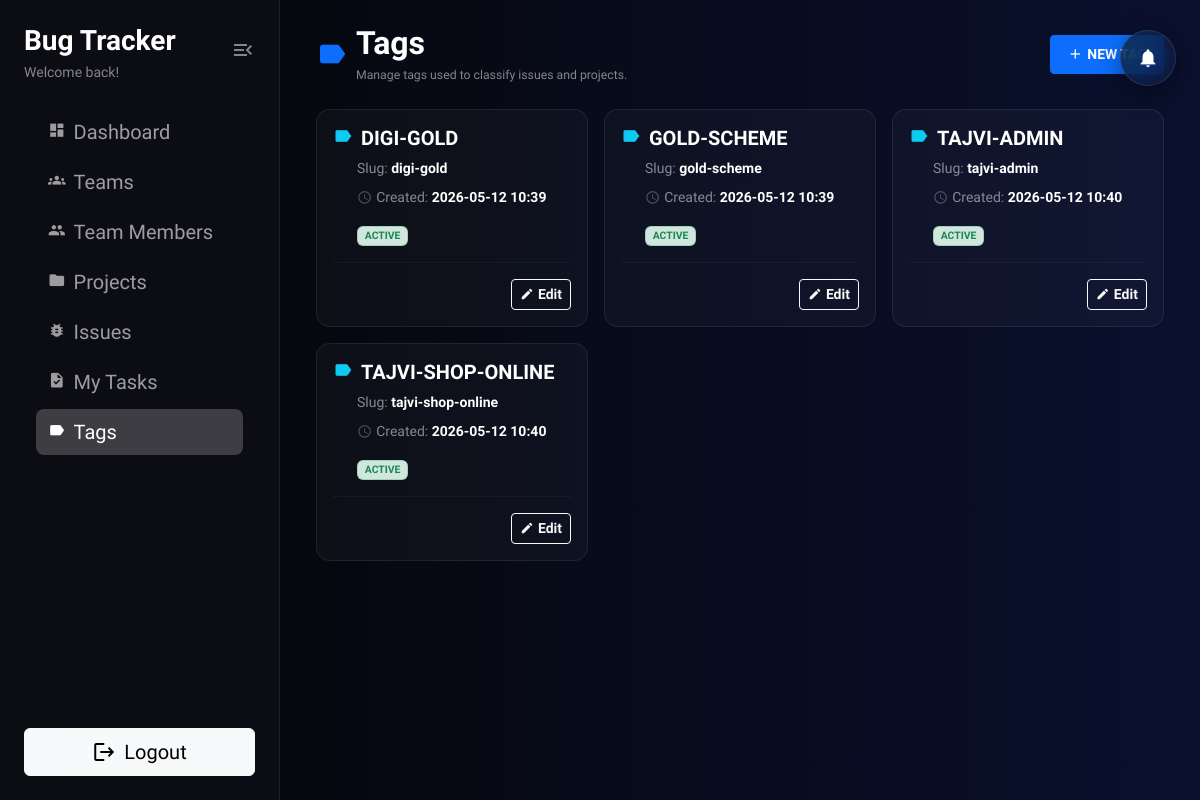
The app's page /tags/ (signed in) with its own data.
### issues/models.py (models this page shows, shortened)
class Tag(models.Model):
    name = models.CharField(max_length=100, unique=True)
    slug = models.SlugField(max_length=120, unique=True, blank=True)
    is_active = models.BooleanField(default=True)
    created_at = models.DateTimeField(auto_now_add=True)
    class Meta:
        ordering = ["name"]

### issues/views.py (the view)
# urls.py: path('tags/', TagListView.as_view(), name='tag_list'),
class TagListView(LoginRequiredMixin, View):
    def get(self, request):
        tags = Tag.objects.all()
        return render(request, "tags/tag_list.html", {"tags": tags})

### users/models.py (called while the page is built)
    def has_management_role(self):
        return self.role in getattr(settings, 'MANAGEMENT_ROLES', [])

### templates/tags/tag_list.html (shortened to what this page needs)
{% extends "users/index.html" %}
{% block nav_tags_active %}active{% endblock %}
{% block dashboard_content %}
{% block page_header %}
<div class="row mb-4 align-items-center">
    <div class="col d-flex align-items-center">
        <span class="material-icons text-primary fs-2 me-2">label</span>
        <div>
            <h2 class="text-white fw-bold mb-1">Tags</h2>
            <p class="text-white-50 small mb-0">Manage tags used to classify issues and projects.</p>
        </div>
    </div>
    <div class="col-auto d-flex align-items-center">
        <a href="{% url 'issues:tag_create' %}"
            class="btn btn-sm btn-primary py-2 px-3 fw-bold tracking-tighter d-flex align-items-center">
            <span class="material-icons me-1 fs-6">add</span>
            NEW TAG
        </a>
    </div>
</div>
{% endblock %}
{% block content %}
<div class="row g-3">
    {% for tag in tags %}
        <div class="col-12 col-md-6 col-lg-4 d-flex align-items-stretch">
            <div class="tag-card p-3 w-100 text-white">
                <div class="mb-3">
                    <div class="d-flex align-items-start gap-2 mb-2">
                        <span class="material-icons text-info" style="font-size: 1.25rem;">label</span>
                        <div class="flex-grow-1">
                            <h5 class="fw-bold text-white mb-0">
                                {{ tag.name }}
                            </h5>
                        </div>
                    </div>
                    <div class="d-flex flex-column gap-1 smaller text-white-50 mb-3 ps-4">
                        {% if tag.slug %}
                            <div>Slug: <strong class="text-white">{{ tag.slug }}</strong></div>
                        {% endif %}
                        <div class="d-flex align-items-center gap-1 mt-1">
                            <span class="material-icons opacity-50" style="font-size: 0.95rem;">schedule</span>
                            <span>Created: <strong class="text-white">{{ tag.created_at|date:"Y-m-d H:i" }}</strong></span>
                        </div>
                    </div>
                    <div class="ps-4">
                        {% if tag.is_active %}
                            <span class="badge bg-success-subtle text-success border border-success border-opacity-25" style="font-size: 0.65rem;">ACTIVE</span>
                        {% else %}
                            <span class="badge bg-secondary-subtle text-white-50 border border-secondary border-opacity-25" style="font-size: 0.65rem;">INACTIVE</span>
                        {% endif %}
                    </div>
                </div>
                <div class="d-flex justify-content-end gap-2 pt-3 border-top border-secondary border-opacity-10">
                    <a href="{% url 'issues:tag_edit' tag.pk %}"
                       class="btn btn-sm btn-outline-light py-1 px-2 smaller fw-bold d-inline-flex align-items-center gap-1">
                        <span class="material-icons" style="font-size:14px;">edit</span>
                        Edit
                    </a>
                </div>
            </div>
        </div>
    {% endfor %}
</div>
{% endblock %}
{% endblock %}

### templates/users/index.html (shortened to what this page needs)
{% load static %}
<!DOCTYPE html>
<html lang="en">
<head>
    <link href="https://cdn.jsdelivr.net/npm/bootstrap@5.3.0/dist/css/bootstrap.min.css" rel="stylesheet">
</head>
<body>
    <div class="floating-notif-center-wrapper">
        <div class="layout-bell-wrapper">
            <div class="floating-bell-pill-btn" id="layoutUniqueBellTriggerBtn" title="Toggle Notifications Panel">
                <span class="material-icons" style="font-size: 22px;">notifications</span>
            </div>
        </div>
    </div>
    <div class="d-flex flex-column flex-md-row">
        <div class="sidebar p-4 vh-100 position-fixed d-flex flex-column" id="mainSidebar">
            <div class="mb-4 d-flex align-items-center justify-content-between">
                <div>
                    <h3 class="text-white fw-bold mb-1">Bug Tracker</h3>
                    <p class="text-white-50 mb-0">Welcome back!</p>
                </div>
                <button class="toggle-sidebar-btn d-none d-md-block" id="desktopSidebarToggle" title="Collapse Menu">
                    <span class="material-icons text-white-50">menu_open</span>
                </button>
            </div>
            <nav class="nav flex-column flex-grow-1" id="sidebarNavigationContent">
                <a class="nav-link fs-5 py-2 {% block nav_dashboard_active %}{% endblock %}" href="{% url 'users:dashboard' %}">
                    <span class="material-icons me-2">dashboard</span>Dashboard
                </a>
                <a class="nav-link fs-5 py-2 {% block nav_teams_active %}{% endblock %}" href="{% url 'users:team_list' %}">
                    <span class="material-icons me-2">groups</span>Teams
                </a>
                <a class="nav-link fs-5 py-2 {% block nav_teammembers_active %}{% endblock %}" href="{% url 'users:teammember_list' %}">
                    <span class="material-icons me-2">group</span>Team Members
                </a>
                <a class="nav-link fs-5 py-2 {% block nav_projects_active %}{% endblock %}" href="{% url 'issues:project_list' %}">
                    <span class="material-icons me-2">folder</span>Projects
                </a>
                <a class="nav-link fs-5 py-2 {% block nav_issues_active %}{% endblock %}" href="{% url 'issues:issue_list' %}">
                    <span class="material-icons me-2">bug_report</span>Issues
                </a>
                <a class="nav-link fs-5 py-2 {% block nav_my_issues_active %}{% endblock %}" href="{% url 'issues:my_issue_list' %}">
                    <span class="material-icons me-2">task</span>My Tasks
                </a>
                <a class="nav-link fs-5 py-2 {% block nav_tags_active %}{% endblock %}" href="{% url 'issues:tag_list' %}">
                    <span class="material-icons me-2">label</span>Tags
                </a>
            </nav>
            <button type="button" class="btn btn-light d-flex align-items-center mt-5 fs-5 py-2 w-100 justify-content-center" data-bs-toggle="modal" data-bs-target="#logoutModal">
                <span class="material-icons me-2">logout</span>Logout
            </button>
        </div>
        <div class="flex-grow-1 p-4 main-with-sidebar" id="mainContentBody">
            <div class="container-fluid">
                {% block dashboard_content %}{% endblock %}
            </div>
        </div>
    </div>
</body>
</html>

### templates/users/index.html (style rules this page uses)
:root { --glass-bg: rgba(255, 255, 255, 0.06); --sidebar-width: 280px; }
body { font-family: 'Google Sans', sans-serif; background: linear-gradient(to left, #0a102e 0%, #050505 100%); min-height: 100vh; font-size: 0.875rem; color: rgba(255, 255, 255, 0.9); overflow-x: hidden; }
.sidebar { width: var(--sidebar-width); background: rgba(15, 15, 25, 0.75); backdrop-filter: blur(20px); -webkit-backdrop-filter: blur(20px); border-right: 1px solid rgba(255, 255, 255, 0.08); border-radius: 0; z-index: 1050; transition: transform 0.3s cubic-bezier(0.4, 0, 0.2, 1); }
.nav-link { color: rgba(255, 255, 255, 0.6) !important; border-radius: 8px; margin: 2px 12px; padding: 8px 12px !important; font-size: 0.85rem; transition: all 0.2s ease; }
.nav-link .material-icons { font-size: 1.1rem !important; margin-right: 10px; }
.nav-link.active { background: rgba(255,255,255,0.2); color: #fff !important; }
.main-with-sidebar { padding: 1.5rem !important; transition: margin-left 0.3s ease; }
.toggle-sidebar-btn { background: none; border: none; color: white; cursor: pointer; padding: 0; display: flex; align-items: center; justify-content: center; }
.floating-notif-center-wrapper { position: fixed; top: 30px; right: 24px; z-index: 1040; display: flex; align-items: center; }
.layout-bell-wrapper { position: relative; display: inline-block; }
.floating-bell-pill-btn { width: 56px; height: 56px; border-radius: 50%; background: rgba(18, 24, 36, 0.7); backdrop-filter: blur(14px) saturate(180%); -webkit-backdrop-filter: blur(14px) saturate(180%); border: 1px solid rgba(255, 255, 255, 0.1); color: #ffffff; display: flex; align-items: center; justify-content: center; box-shadow: 0 8px 24px rgba(0, 0, 0, 0.4); cursor: pointer; transition: transform 0.2s, background-color 0.2s; }
@media (min-width: 768px) { .sidebar { transform: translateX(0); } }
@media (min-width: 768px) { .main-with-sidebar { margin-left: var(--sidebar-width); } }

### templates/tags/tag_list.html (style rules this page uses)
body { font-size: 0.875rem; }
.tag-card { background: rgba(255, 255, 255, 0.03); border: 1px solid rgba(255, 255, 255, 0.08); border-radius: 14px; transition: all 0.3s cubic-bezier(.25,.8,.25,1); display: flex; flex-direction: column; justify-content: space-between; position: relative; overflow: hidden; }

### records on screen
Tag: name "DIGI-GOLD", slug "digi-gold", created_at "2026-05-12 10:39", is_active "ACTIVE"
Tag: name "GOLD-SCHEME", slug "gold-scheme", created_at "2026-05-12 10:39", is_active "ACTIVE"
Tag: name "TAJVI-ADMIN", slug "tajvi-admin", created_at "2026-05-12 10:40", is_active "ACTIVE"
Tag: name "TAJVI-SHOP-ONLINE", slug "tajvi-shop-online", created_at "2026-05-12 10:40", is_active "ACTIVE"
